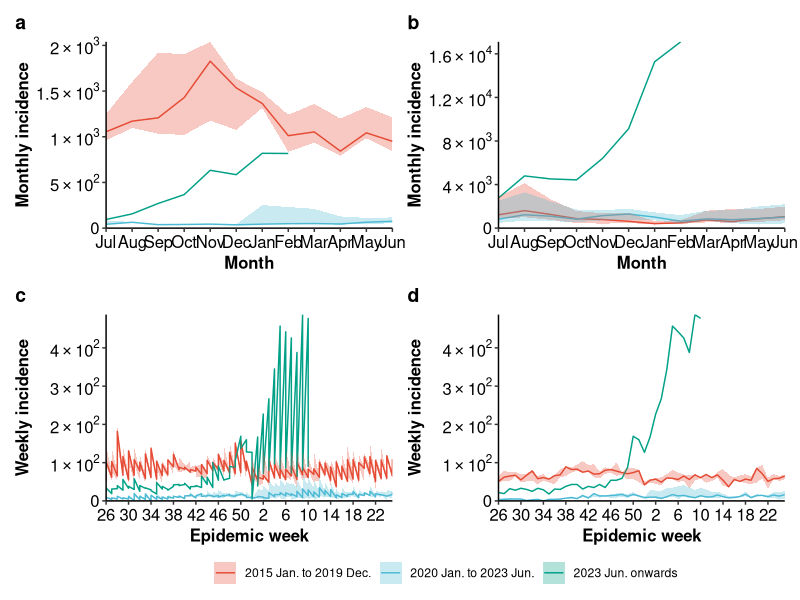

Recreate this plot in R.

library(tidyverse)
library(lubridate)
library(ggsci)
library(patchwork)
library(openxlsx)

fill_color <- pal_npg()(3)

# Load data
df_clean <- read.xlsx('./Fig Data/fig1.xlsx', detectDates = T) |> 
     arrange(Date) |> 
     group_by(Country, stage, Month, Week) |> 
     summarise(median = median(Cases),
               Q1 = quantile(Cases, 0.25),
               Q3 = quantile(Cases, 0.75),
               .groups = 'drop')

scientific_10 <- function(x) {
     ifelse(x == 0, 0, parse(text = gsub("[+]", "", gsub("e", "%*%10^", scales::scientific_format()(x)))))
}

# au ----------------------------------------------------------------------

data <- df_clean |> 
     filter(Country == 'AU') |> 
     mutate(month = factor(Month,
                           levels = c(7:12, 1:6),
                           labels = 101:112),
            month = as.integer(as.character(month)))
data$Q1[data$stage == '2023 Jun. onwards'] <- NA
data$Q3[data$stage == '2023 Jun. onwards'] <- NA

fig1 <- ggplot(data, aes(x = month, y = median)) +
     geom_line(aes(color = stage)) +
     geom_ribbon(aes(ymin = Q1, ymax = Q3, fill = stage), alpha = 0.3) +
     scale_x_continuous(breaks = 101:112,
                        labels = month.abb[c(7:12, 1:6)],
                        expand = c(0, 0)) +
     scale_y_continuous(expand = c(0, 0),
                        label = scientific_10,
                        limits = c(0, NA)) +
     labs(title = 'a', x = 'Month', y = 'Monthly incidence') +
     scale_color_manual(values = fill_color) +
     scale_fill_manual(values = fill_color) +
     theme_classic() +
     theme(legend.box.just = "left",
           legend.margin = margin(0, 0, 0, 0),
           legend.title = element_blank(),
           legend.background = element_rect(fill = "transparent"),
           plot.title.position = "plot",
           plot.caption.position = "plot",
           plot.title = element_text(face = "bold", size = 14, hjust = 0),
           axis.title = element_text(face = "bold", size = 12, color = "black"),
           axis.text = element_text(size = 12, color = "black"))

# cn ----------------------------------------------------------------------

data <- df_clean |> 
     filter(Country == 'CN') |> 
     mutate(month = factor(Month,
                           levels = c(7:12, 1:6),
                           labels = 101:112),
            month = as.integer(as.character(month)))
data$Q1[data$stage == '2023 Jun. onwards'] <- NA
data$Q3[data$stage == '2023 Jun. onwards'] <- NA

fig2 <- ggplot(data, aes(x = month, y = median)) +
     geom_line(aes(color = stage)) +
     geom_ribbon(aes(ymin = Q1, ymax = Q3, fill = stage), alpha = 0.3) +
     scale_x_continuous(breaks = 101:112,
                        labels = month.abb[c(7:12, 1:6)],
                        expand = c(0, 0)) +
     scale_y_continuous(expand = c(0, 0),
                        label = scientific_10,
                        limits = c(0, NA)) +
     labs(title = 'b', x = 'Month', y = 'Monthly incidence') +
     scale_fill_manual(values = fill_color) +
     scale_color_manual(values = fill_color) +
     theme_classic() +
     theme(legend.box.just = "left",
           legend.margin = margin(0, 0, 0, 0),
           legend.title = element_blank(),
           legend.background = element_rect(fill = "transparent"),
           plot.title.position = "plot",
           plot.caption.position = "plot",
           plot.title = element_text(face = "bold", size = 14, hjust = 0),
           axis.title = element_text(face = "bold", size = 12, color = "black"),
           axis.text = element_text(size = 12, color = "black"))

# us ----------------------------------------------------------------------

data <- df_clean |> 
     filter(Week <= 52) |>
     mutate(week = factor(Week,
                          levels = c(26:52, 1:25),
                          labels = 201:252),
            week = as.integer(as.character(week)))
data$Q1[data$stage == '2023 Jun. onwards'] <- NA
data$Q3[data$stage == '2023 Jun. onwards'] <- NA

fig3 <- ggplot(data, aes(x = week, y = median)) +
     geom_line(aes(color = stage)) +
     geom_ribbon(aes(ymin = Q1, ymax = Q3, fill = stage), alpha = 0.3) +
     scale_x_continuous(breaks = seq(201, 252, 4),
                        labels = c(26, 30, 34, 38, 42, 46, 50, 2, 6, 10, 14, 18, 22),
                        expand = c(0, 0)) +
     scale_y_continuous(expand = c(0, 0),
                        label = scientific_10,
                        limits = c(0, NA)) +
     labs(title = 'c', x = 'Epidemic week', y = 'Weekly incidence') +
     scale_fill_manual(values = fill_color) +
     scale_color_manual(values = fill_color) +
     theme_classic() +
     theme(legend.box.just = "left",
           legend.margin = margin(0, 0, 0, 0),
           legend.title = element_blank(),
           legend.background = element_rect(fill = "transparent"),
           plot.title.position = "plot",
           plot.caption.position = "plot",
           plot.title = element_text(face = "bold", size = 14, hjust = 0),
           axis.title = element_text(face = "bold", size = 12, color = "black"),
           axis.text = element_text(size = 12, color = "black"))

# uk ----------------------------------------------------------------------

data <- df_clean |> 
     filter(Country == 'UK') |> 
     filter(Week <= 52) |>
     mutate(week = factor(Week,
                          levels = c(26:52, 1:25),
                          labels = 201:252),
            week = as.integer(as.character(week)))
data$Q1[data$stage == '2023 Jun. onwards'] <- NA
data$Q3[data$stage == '2023 Jun. onwards'] <- NA

fig4 <- ggplot(data, aes(x = week, y = median)) +
     geom_line(aes(color = stage)) +
     geom_ribbon(aes(ymin = Q1, ymax = Q3, fill = stage), alpha = 0.3) +
     scale_x_continuous(breaks = seq(201, 252, 4),
                        labels = c(26, 30, 34, 38, 42, 46, 50, 2, 6, 10, 14, 18, 22),
                        expand = c(0, 0)) +
     scale_y_continuous(expand = c(0, 0),
                        label = scientific_10,
                        limits = c(0, NA)) +
     labs(title = 'd', x = 'Epidemic week', y = 'Weekly incidence') +
     scale_fill_manual(values = fill_color) +
     scale_color_manual(values = fill_color) +
     theme_classic() +
     theme(legend.box.just = "left",
           legend.margin = margin(0, 0, 0, 0),
           legend.title = element_blank(),
           legend.background = element_rect(fill = "transparent"),
           plot.title.position = "plot",
           plot.caption.position = "plot",
           plot.title = element_text(face = "bold", size = 14, hjust = 0),
           axis.title = element_text(face = "bold", size = 12, color = "black"),
           axis.text = element_text(size = 12, color = "black"))


plot_all <- fig1 + fig2 + fig3 + fig4 +
     plot_layout(ncol = 2, byrow = T, guides = 'collect')&
     theme(legend.position = 'bottom')

ggsave(filename = './main/Fig2.pdf',
       plot = plot_all,
       width = 10,
       height = 6, 
       device = cairo_pdf,
       family = 'Times New Roman')

write.xlsx(df_clean,
           './Fig Data/fig2.xlsx')
